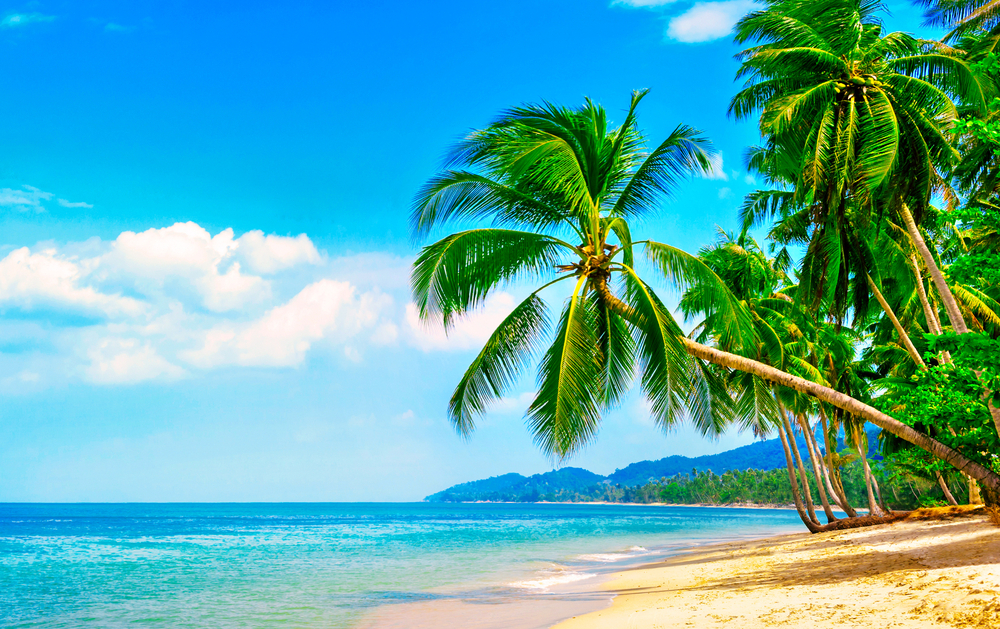
#> input picture task2/beach.jpg, 1000 x 629 px, found by its file name
$ jupyter execute --allow-errors 'Masking by CV2.ipynb'
#> lines starting #> are read from the running program, lines starting #| are printed output that depends on the picture; after the words box and inside, x2 and y2 are one past the last pixel; in counts of white or black regions, pixels touching at a corner belong together
[cell 1]
import numpy as np
import cv2

[cell 2]
img = np.zeros((300,300),dtype ='uint8')
rectangle = cv2.rectangle(img,(15,15),(285,285),255,-1)
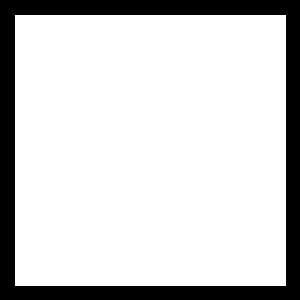
#> img: shape (300, 300); 81.6% white; 1 black region, box (x1, y1, x2, y2) and area: (0, 0, 300, 300) 16559

[cell 3]
img = np.zeros((300,300),dtype ='uint8')
center = rectangle.shape[1]//2,rectangle.shape[0]//2
r= rectangle.shape[1]//2
circle = cv2.circle(img,center, r, 255, -1)
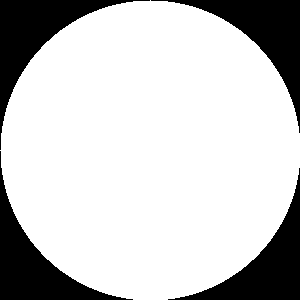
#> img: shape (300, 300); 78.5% white; 4 black regions, box (x1, y1, x2, y2) and area: (0, 0, 150, 150) 4980, (151, 0, 300, 133) 4830, (0, 151, 133, 300) 4830, (168, 168, 300, 300) 4681

[cell 4]
cv2.imshow('circle', circle)
cv2.imshow('rectangle', rectangle)
cv2.waitKey()
cv2.destroyAllWindows()

[cell 5]
# img_not = cv2.bitwise_not(rectangle)
img_and = cv2.bitwise_xor(rectangle,circle)

[cell 6]
cv2.imshow('xor',img_and)
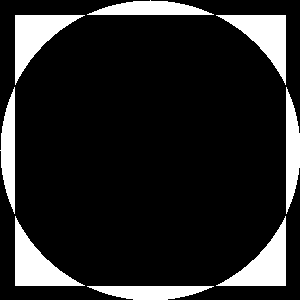
#> window 'xor': shape (300, 300); 14.2% white; 8 white regions, largest, box (x1, y1, x2, y2) and area: (15, 15, 85, 85) 1943, (216, 15, 286, 85) 1943, (15, 216, 85, 286) 1943
cv2.imshow('circle', circle)
cv2.imshow('rectangle', rectangle)
# cv2.imshow('not',img_not)
cv2.waitKey()
cv2.destroyAllWindows()

# Masking

[cell 7]
beach = cv2.imread('beach.jpg')
#> beach is the input picture: shape (629, 1000, 3); mean B, G, R 169.6, 171.4, 88.4
cv2.imshow('beach',beach)
cv2.waitKey()
cv2.destroyAllWindows()

[cell 8]
mask_pic = np.zeros(beach.shape[:2],dtype='uint8')
cv2.imshow('mask',mask_pic)
cv2.waitKey()
cv2.destroyAllWindows()

[cell 9]
cx,cy = mask_pic.shape[1]//2, mask_pic.shape[0]//2
#> cx = 500; cy = 314
cv = cv2.rectangle(mask_pic,(cx-200,cy-200),(cx+200,cy+200),255,-1)    # making center white
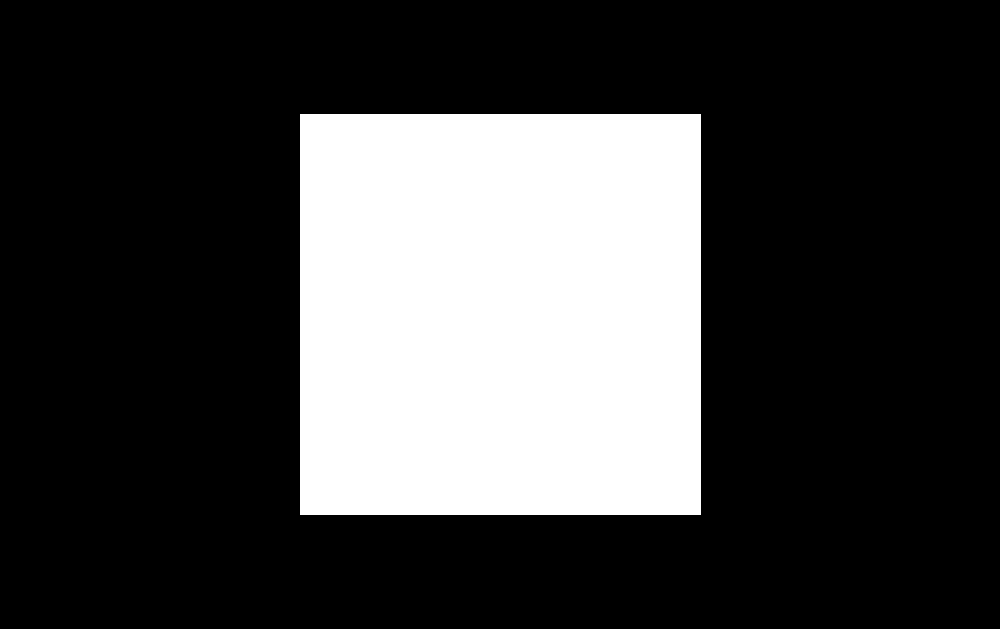
#> mask_pic: shape (629, 1000); 25.6% white; 1 white region, box (x1, y1, x2, y2) and area: (300, 114, 701, 515) 160801
c=cv2.bitwise_not(cv)
cv2.imshow('rect',c)
cv2.waitKey()
cv2.destroyAllWindows()

[cell 10]
masking = cv2.bitwise_not(beach)
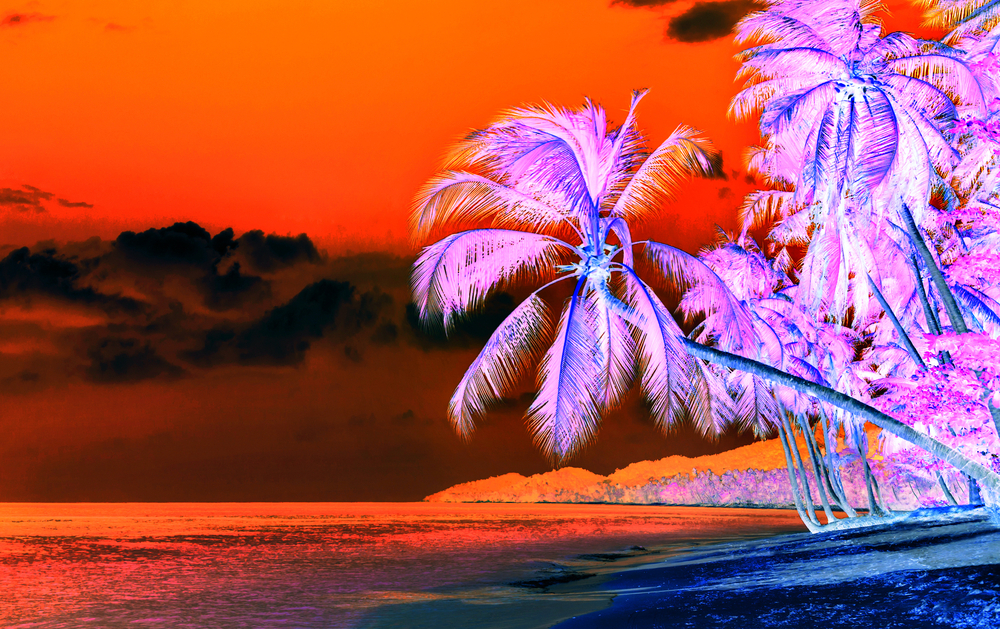
#> masking: shape (629, 1000, 3); mean B, G, R 85.4, 83.6, 166.6
cv2.imshow('masking',beach)
cv2.waitKey()
cv2.destroyAllWindows()

[cell 11]
ccc= cv2.bitwise_and(beach,beach, mask=c)
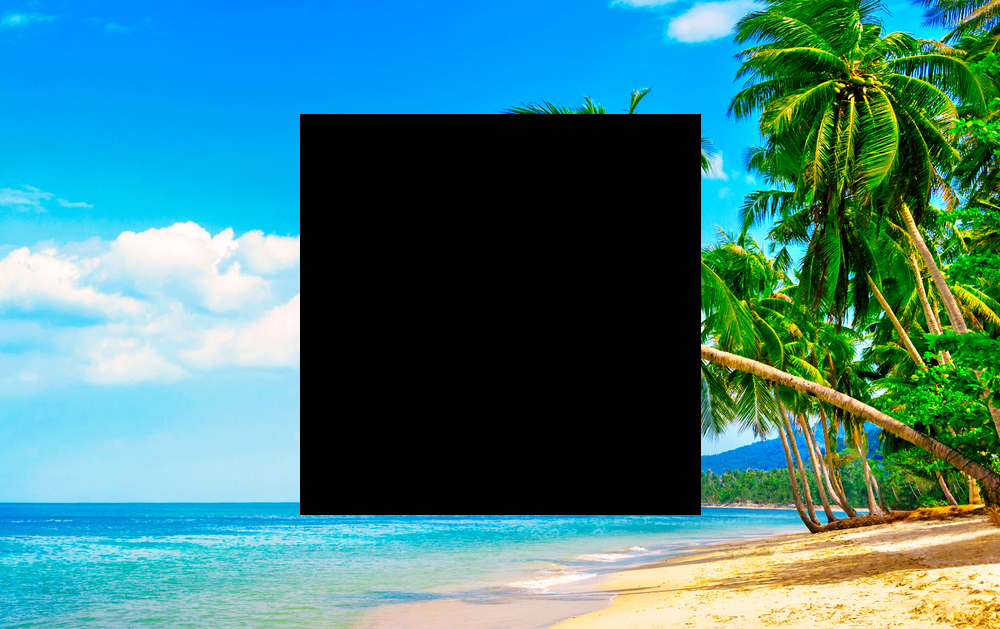
#> ccc: shape (629, 1000, 3); mean B, G, R 125.5, 126.5, 65.4
cv2.imshow('ccc',ccc)
cv2.waitKey()
cv2.destroyAllWindows()

[cell 12]
from matplotlib import pyplot as plt

[cell 13]
bea = plt.imread('beach.jpg')
arr = plt.imshow(~bea)
type(bea)
plt.imshow(bea)
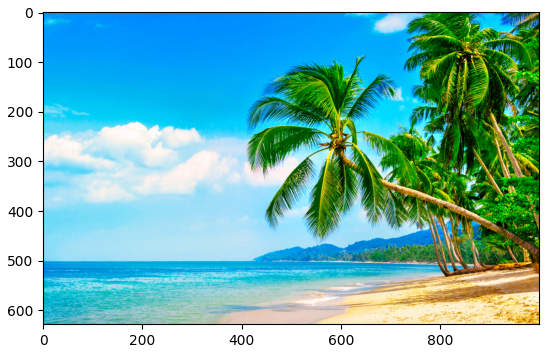
#> figure drawn by matplotlib, 1 panel

[cell 14]
maskk = np.zeros(beach.shape[:2],dtype='uint8')

[cell 15]
cx,cy= maskk.shape[1]//2,maskk.shape[0]//2
r=maskk.shape[0]//4
#> r = 157
cv2.circle(maskk,(cx,cy),r,255,-1)
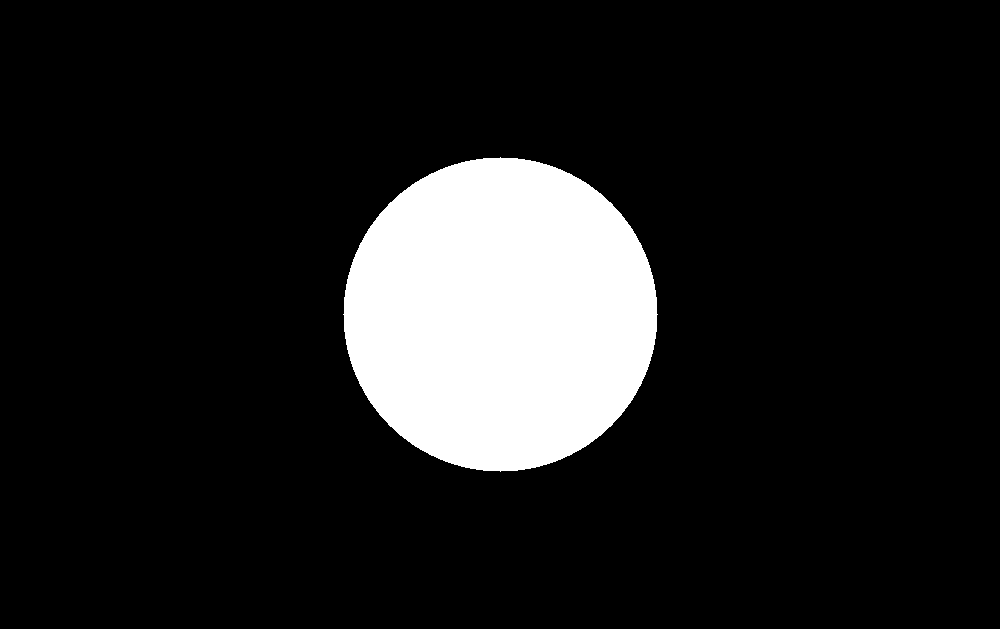
#> maskk: shape (629, 1000); 12.3% white; 1 white region, box (x1, y1, x2, y2) and area: (343, 157, 658, 472) 77401
cv2.imshow('maskk',maskk)
cv2.waitKey()
cv2.destroyAllWindows()

[cell 16]
mak = cv2.bitwise_and(beach,beach, mask = maskk)
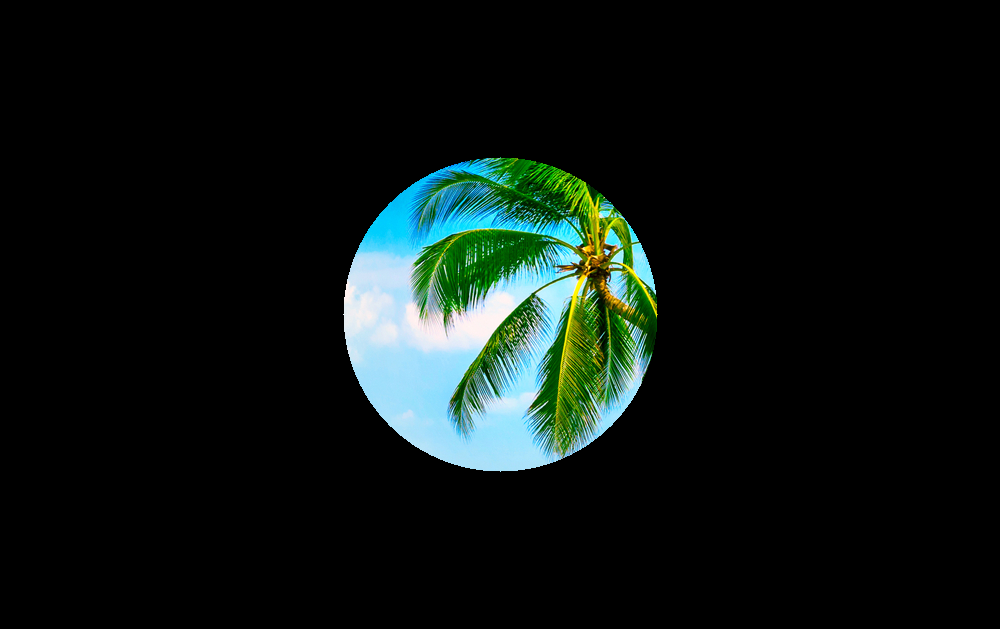
#> mak: shape (629, 1000, 3); mean B, G, R 18.4, 21.1, 12.9

$ run again, with task2/bird.jpg copied over task2/beach.jpg
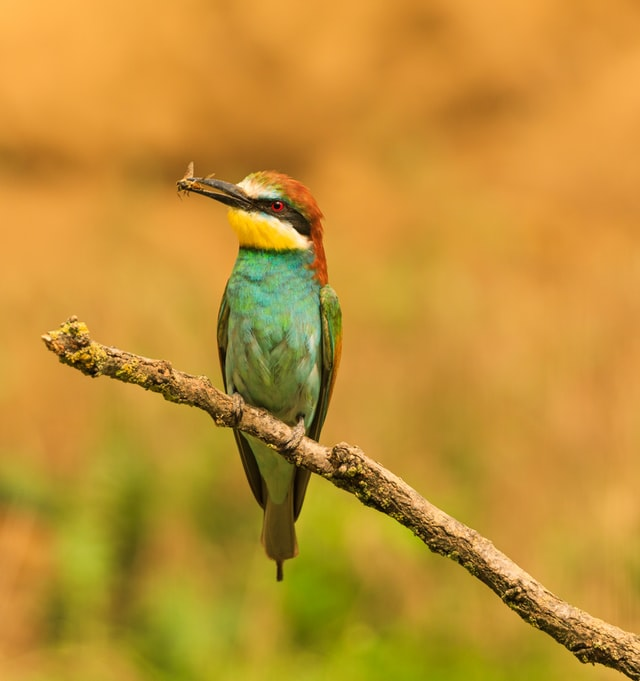
#> input picture task2/bird.jpg, 640 x 681 px, found by its file name
#> beach is the input picture: shape (681, 640, 3); mean B, G, R 50.7, 144.7, 193.4
#> `cv = cv2.rectangle(mask_pic,(cx-200,cy-200),(cx+200,cy+200),255,-1)`:
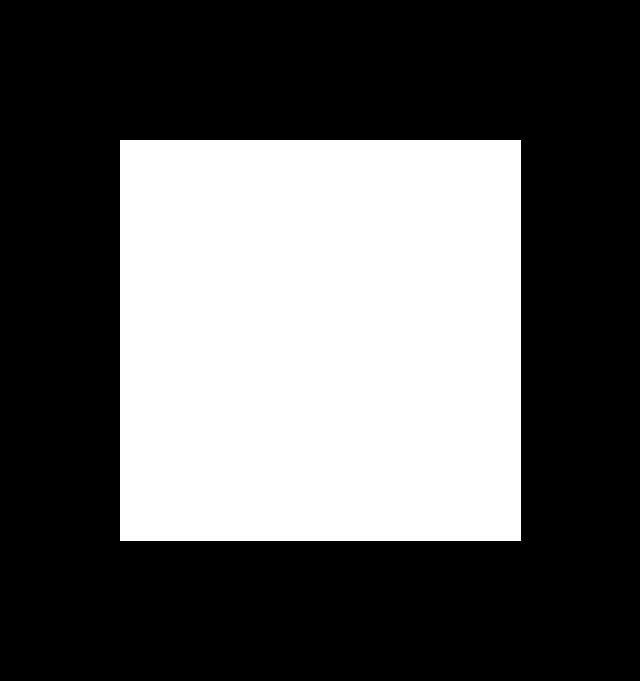
#> mask_pic: shape (681, 640); 36.9% white; 1 white region, box (x1, y1, x2, y2) and area: (120, 140, 521, 541) 160801
#> maskk: shape (681, 640); 20.8% white; 1 white region, box (x1, y1, x2, y2) and area: (150, 170, 491, 511) 90785
#> `mak = cv2.bitwise_and(beach,beach, mask = maskk)`:
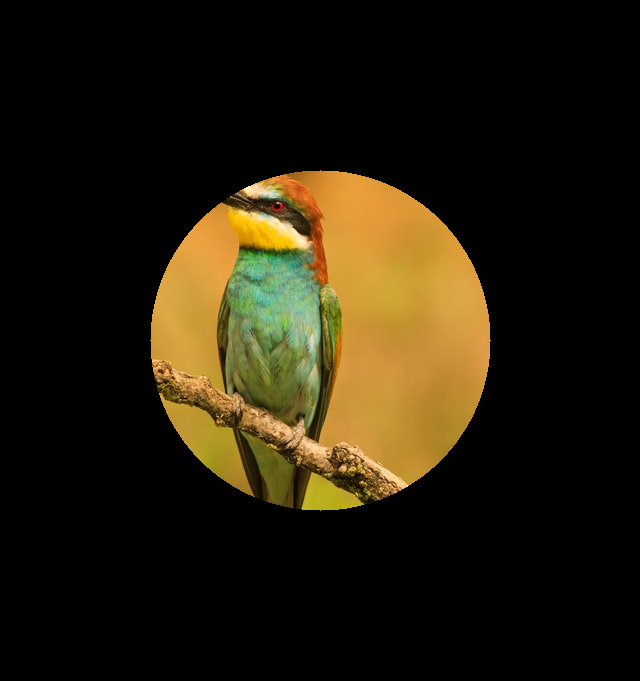
#> mak: shape (681, 640, 3); mean B, G, R 11.7, 28.9, 36.4
